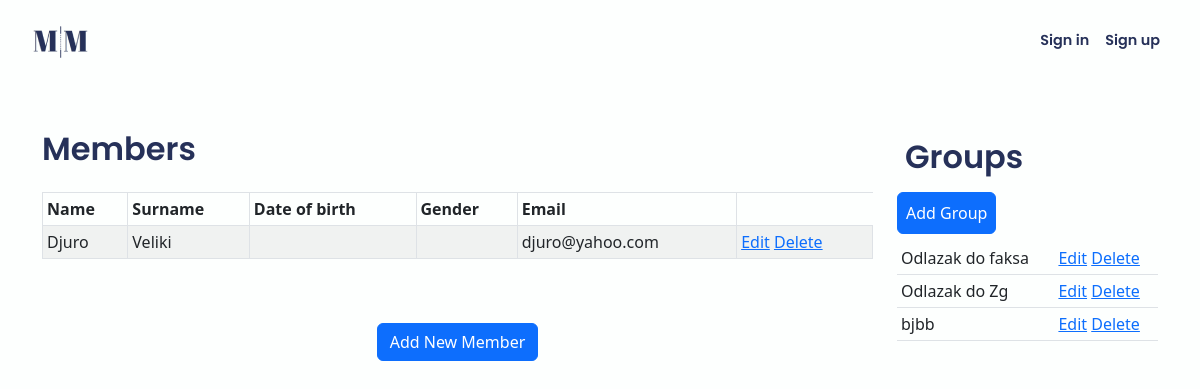
The app's page /app/management/, older data.
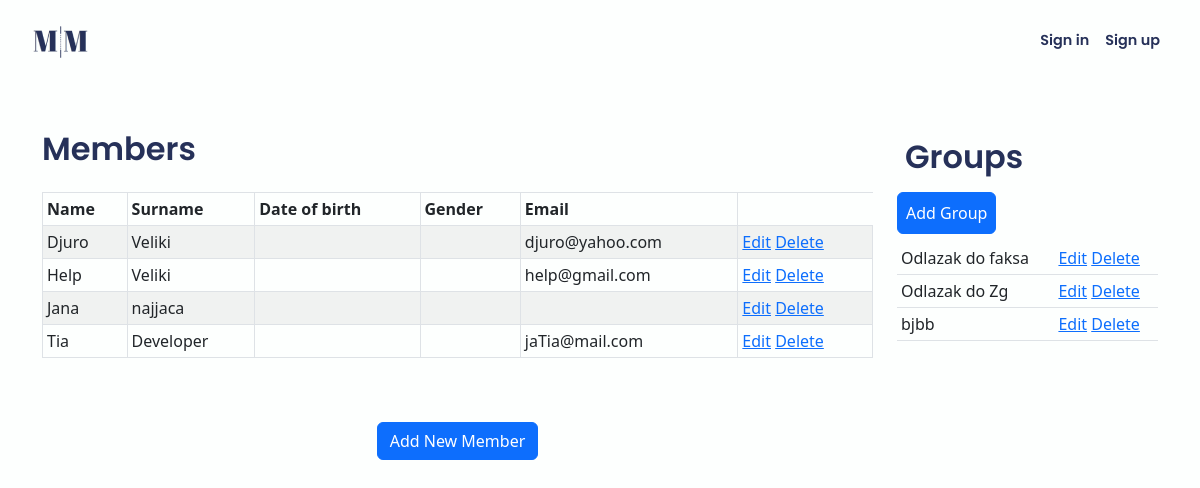
The same page, newer data.
### app/models.py (models this page shows, shortened)
class Member(models.Model):
    owner = models.ForeignKey(User, on_delete=models.CASCADE)  # get_user_model()
    name = models.CharField(blank=False, max_length=40)
    surname = models.CharField(blank=False, max_length=50)
    email = models.EmailField(max_length=100, unique=True)
    @classmethod
    def get_all_members(self):
        return Member.objects.all()

class Group(models.Model):
    owner = models.ForeignKey(User, on_delete=models.CASCADE)
    name = models.CharField(max_length=50)
    price = models.DecimalField(max_digits=8, decimal_places=2)
    description = models.TextField(max_length=300, default=None)
    paid = models.BooleanField(default=False)
    @classmethod
    def get_all_groups(self):
        return Group.objects.all()

### app/views.py (the view)
# urls.py: path("management/", views.management, name="management"),
def management(request):
    user = request.user
    members = Member.get_all_members()
    groups = Group.get_all_groups
    context = {"user": user, "members": members, "groups": groups}
    return render(request, "app/management.html", context)

### app/templates/app/management.html
{% extends 'app/base.html' %}
{% block content %}
    <div class="row">
        <div class="col-12 col-md-9 mb-5">
            <h2>Members</h2>
            <table class="table table-striped table-bordered table-sm mt-4">
              <thead class="thead-dark">
              <tr>
                  <th>Name</th>
                  <th>Surname</th>
                  <th>Date of birth</th>
                  <th>Gender</th>
                  <th>Email</th>
              </tr>
              </thead>
              <tbody>
          {% for member in members %}
              <tr>
                  <td>{{ member.name }}</td>
                  <td>{{ member.surname }}</td>
                  <td>{{ member.date_of_birth }}</td>
                  <td>{{ member.gender }}</td>
                  <td>{{ member.email }}</td>
                  <td>
                      <a href="{% url 'app:edit_member' member.id %}"><span class="glyphicon glyphicon-pencil" >Edit</span></a>
                      <a href="{% url 'app:delete_member' member.id %}">Delete</a>
                  </td>
              </tr>
          {% endfor %}
              </tbody>
          </table>
          <br>
          <br>
          <center><a href="{% url 'app:add_member' %}" class="btn btn-primary">Add New Member</a></center>
        </div>
        <div class="col-12 col-md-3">
            <div class=mb-2>
                <h2 class="d-inline-flex p-2 me-5">Groups</h2>
                <a href="{% url 'app:add_group' %}" class="btn btn-primary d-inline-flex p-2">Add Group</a>
            </div>
            <table class="table table-sm">
              <tbody>
                {% for group in groups %}
                    <tr>
                        <td>{{ group.name }}</td>
                        <td>
                            <a href="{% url 'app:edit_group' group.id %}"><span class="glyphicon glyphicon-pencil" >Edit</span></a>
                            <a href="{% url 'app:delete_group' group.id %}">Delete</a>
                        </td>
                    </tr>
                {% endfor %}
              </tbody>
          </table>
        </div>
    </div>
{% endblock content %}

### app/templates/app/base.html (shortened to what this page needs)
<!DOCTYPE html>
{% load static %}
<html>
    <head>
        <link href="https://cdn.jsdelivr.net/npm/bootstrap@5.2.3/dist/css/bootstrap.min.css" rel="stylesheet">
        <link rel="stylesheet" href="https://cdn.jsdelivr.net/npm/vanillajs-datepicker@1.3.1/dist/css/datepicker-bs5.min.css">
        <link rel="stylesheet" href="https://cdnjs.cloudflare.com/ajax/libs/bootstrap-datepicker/1.9.0/css/bootstrap-datepicker.min.css">
        <link rel="stylesheet" href="{% static 'app/css/base.css' %}">
    </head>
    <body>
        <nav class="navbar navbar-custom navbar-expand-lg">
            <div class="container-fluid  p-2 ms-4 me-4">
                <a class="navbar-brand" href="{% url 'home_path' %}"><img class="logo" src="../../static/app/images/logo.webp"></a>
                <div class="collapse navbar-collapse" id="navbarText">
                {% if user.is_authenticated %}
                  <ul class="navbar-nav me-auto mb-2 mb-lg-0">
                    <li class="nav-item">
                      <a class="nav-link navbar-text" aria-current="page" href="{% url 'app:management' %}">Management</a>
                    </li>
                  </ul>
                  <ul class="navbar-nav ms-auto mb-2 mb-lg-0">
                    <li class="nav-item">
                      <a class="nav-link navbar-text" href="{% url 'accounts:profile' user.id %}">Profile</a>
                    </li>
                    <li class="nav-item me-3">
                      <a class="nav-link navbar-text" href="{% url 'logout' %}"> Signout</a>
                    </li>
                    <li class="nav-item mt-2">
                       Hello {{user.username}}
                    </li>
                  </ul>
                {% else %}
                  <ul class="navbar-nav ms-auto mb-2 mb-lg-0">
                    <li class="nav-item">
                      <a class="nav-link navbar-text" href="{% url 'login' %}">Sign in</a>
                    </li>
                    <li class="nav-item">
                      <a class="nav-link navbar-text" href="{% url 'accounts:registration' %}">Sign up</a>
                    </li>
                  </ul>
                {% endif %}
                </div>
            </div>
        </nav>
        <div class="content container my-5">
          {% block content %}
          {% endblock %}
        </div>
    </body>
</html>

### app/static/app/css/base.css (style rules this page uses)
body { background-color: #FDFFFE; }
.navbar-custom .navbar-brand, .navbar-custom .navbar-text { font-size: 1.2vw; font-family: 'Poppins', sans-serif; font-weight: 600; color: #263159; }
h1, h2, h3 { font-family: 'Poppins', sans-serif; font-weight: 600; color: #263159; }

Row changes from the older to the newer data that the page shows:
added Member: name "Help", surname "Veliki", email "help@gmail.com"
added Member: name "Jana", surname "najjaca"
added Member: name "Tia", surname "Developer", email "jaTia@mail.com"
